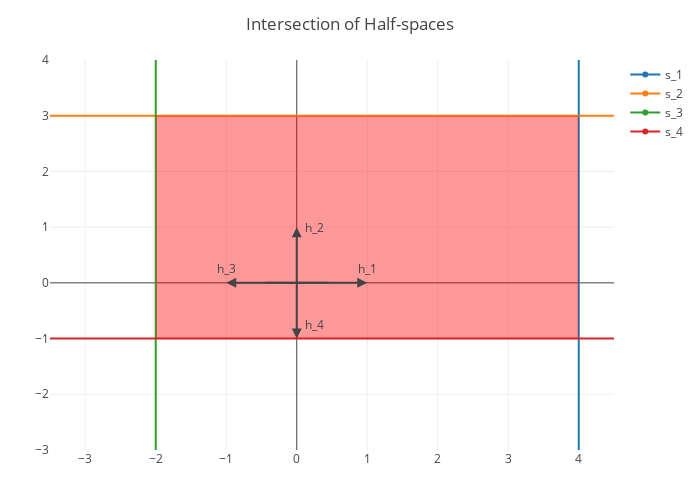

Notebook source saved alongside this figure:
### Markdown cell above
### Approximating the set

A key recommendation of JYC 2003 is a way to approximate the set of subgame perfect equilibrium values. 

As mentioned above, we use public randomization to assure that sets are convex.

A convenient property of convex sets (polytopes in particular) is that  because we only need to keep track of extreme points, they can be represented easily inside a computer. This is referred to as the vertice representation.

It is also useful to recognize that polytopes could also be represented as the intersection of a finite number of half-spaces.

The algorithm will mostly represent sets in the half-space representation, but we mention the vertice representation because that is typically how we envision (and display) sets.

We can describe a set using half-spaces in the following way: Consider a set of subgradients (think about these as directional vectors) $H$. For example, let $H = \{ (1, 0), (0, 1), (-1, 0), (0, -1) \}$. Let $C$ be a set of hyperplane levels, for example,  $C = \{4, 3, 2, 1\}$. The halfspace corresponding to a specific subgradient, $h \in H$, and hyperplane level, $c \in C$, is described by the set $s = \{ (x, y) | h \cdot (x, y) \leq c \}$. In our example, the set of half-spaces would be $S = \{s_1, s_2, s_3, s_4\}$, where

\begin{align*}
  s_1 &:= \{ (x, y) | x \leq 4 \} \\
  s_2 &:= \{ (x, y) | y \leq 3 \} \\
  s_3 &:= \{ (x, y) | -x \leq 2 \} \\
  s_4 &:= \{ (x, y) | -y \leq 1 \}
\end{align*}

We draw the following below:

  * Each of the half-spaces (draw their hyper-planes)
  * Intersection of the half-spaces (shaded red)
  * Subgradients ($h_i$)

### Code cell
n = 2
ls_m5_p5 = [i for i in range(-5, stop=5, length=n)]

# Build traces
t_s1 = scatter(;x=fill(4, n), y=ls_m5_p5, name="s_1")
t_s2 = scatter(;x=ls_m5_p5, y=fill(3, n), name="s_2")
t_s3 = scatter(;x=fill(-2, n), y=ls_m5_p5, name="s_3")
t_s4 = scatter(;x=ls_m5_p5, y=fill(-1, n), name="s_4")

# Build layout
h_s1 = Dict("x"=>1, "y"=>0,"arrowhead"=>2, "arrowsize"=>1, "arrowwidth"=>2,
            "showarrow"=>true, "ax"=>-105, "ay"=>0)
h_s2 = Dict("x"=>0, "y"=>1,"arrowhead"=>2, "arrowsize"=>1, "arrowwidth"=>2,
            "showarrow"=>true, "ax"=>0, "ay"=>65)
h_s3 = Dict("x"=>-1, "y"=>0,"arrowhead"=>2, "arrowsize"=>1, "arrowwidth"=>2,
            "showarrow"=>true, "ax"=>105, "ay"=>0)
h_s4 = Dict("x"=>0, "y"=>-1,"arrowhead"=>2, "arrowsize"=>1, "arrowwidth"=>2,
            "showarrow"=>true, "ax"=>0, "ay"=>-65)

h_1 = Dict("x"=>1, "y"=>0.25,"arrowhead"=>2, "text"=>"h_1", "showarrow"=>false)
h_2 = Dict("x"=>0.25, "y"=>1,"arrowhead"=>2, "text"=>"h_2", "showarrow"=>false)
h_3 = Dict("x"=>-1, "y"=>0.25,"arrowhead"=>2, "text"=>"h_3", "showarrow"=>false)
h_4 = Dict("x"=>0.25, "y"=>-0.75,"arrowhead"=>2, "text"=>"h_4", "showarrow"=>false)

shapes = [rect(-2, 4, -1, 3, fillcolor="red", opacity=0.4, line_width=0)]
l = Layout(;shapes=shapes, title="Intersection of Half-spaces",
            xaxis_range=[-3.5, 4.5], yaxis_range=[-3.0, 4.0],
            annotations=[h_s1, h_s2, h_s3, h_s4,
                         h_1, h_2, h_3, h_4],
            autosize=false, width=700, height=500)

plot([t_s1, t_s2, t_s3, t_s4], l)

### Figure 1 — Plotly figure (JSON) as saved in the notebook; plotly's stock layout.template omitted (floating-point values rounded to 4 significant figures)
{"data": [{"name": "s_1", "type": "scatter", "x": [4, 4], "y": [-5, 5]}, {"name": "s_2", "type": "scatter", "x": [-5, 5], "y": [3, 3]}, {"name": "s_3", "type": "scatter", "x": [-2, -2], "y": [-5, 5]}, {"name": "s_4", "type": "scatter", "x": [-5, 5], "y": [-1, -1]}], "layout": {"annotations": [{"arrowhead": 2, "arrowsize": 1, "arrowwidth": 2, "ax": -105, "ay": 0, "showarrow": true, "x": 1, "y": 0}, {"arrowhead": 2, "arrowsize": 1, "arrowwidth": 2, "ax": 0, "ay": 65, "showarrow": true, "x": 0, "y": 1}, {"arrowhead": 2, "arrowsize": 1, "arrowwidth": 2, "ax": 105, "ay": 0, "showarrow": true, "x": -1, "y": 0}, {"arrowhead": 2, "arrowsize": 1, "arrowwidth": 2, "ax": 0, "ay": -65, "showarrow": true, "x": 0, "y": -1}, {"arrowhead": 2, "showarrow": false, "text": "h_1", "x": 1, "y": 0.25}, {"arrowhead": 2, "showarrow": false, "text": "h_2", "x": 0.25, "y": 1}, {"arrowhead": 2, "showarrow": false, "text": "h_3", "x": -1, "y": 0.25}, {"arrowhead": 2, "showarrow": false, "text": "h_4", "x": 0.25, "y": -0.75}], "autosize": false, "height": 500, "margin": {"b": 50, "l": 50, "r": 50, "t": 60}, "shapes": [{"fillcolor": "red", "line": {"width": 0}, "opacity": 0.4, "type": "rect", "x0": -2, "x1": 4, "y0": -1, "y1": 3}], "title": "Intersection of Half-spaces", "width": 700, "xaxis": {"range": [-3.5, 4.5]}, "yaxis": {"range": [-3, 4]}}}
